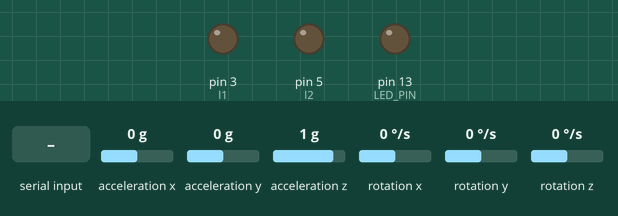
Simulated run of this sketch. Board: Arduino Leonardo, built with avr-gcc and run on an emulated ATmega32U4. Shown: output pins drawn as LEDs (lit = HIGH). Dashed ring = blinking. Inputs (shaded band) come from the test bench; at power-on: acceleration y 0 g, acceleration x 0 g, acceleration z 1 g, rotation z 0 °/s, rotation x 0 °/s, rotation y 0 °/s. The sensor or clock chip raises its interrupt line as the real part does; pins used as bus, display or sensor lines are not drawn; what the sketch prints to the serial monitor is not drawn.

Above: at 0.8 s.
0.9 s: "1\n" received over Serial
At 2.17 s:
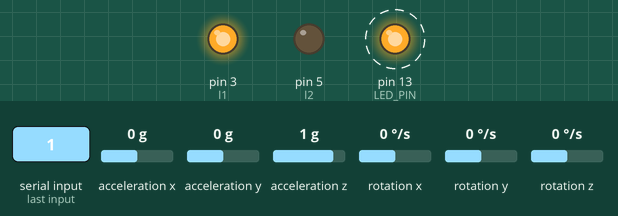
3.9 s: acceleration y set to 0.3 g
At 5.16 s:
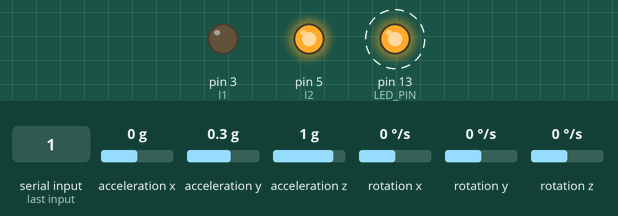
6.9 s: acceleration x set to -1.4 g
9.9 s: acceleration z set to -1.4 g
12.9 s: rotation z set to -192 °/s
Timing chart, 0 to 16.9 s (numbered marks = the images above; inputs shaded):
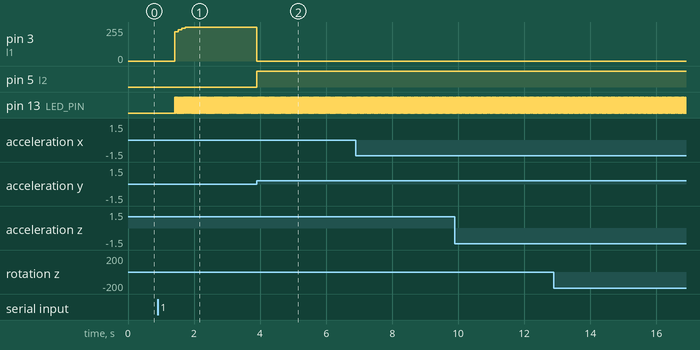

Measured:
- the behaviour switches between 0.1 and 0.2 g on acceleration y (found by bisection; images 1 and 2)
- after the input at 0.9 s, pin 3 (l1): 0/255 → 221/255 after 0.52 s, → 233/255 0.10 s later, → 246/255 0.10 s later, → 255/255 0.10 s later; pin 13 (LED_PIN): alternates HIGH for 0.01 s and LOW for 0.01 s, starting after 0.52 s
- after the input at 3.9 s, pin 3 (l1): 255/255 → 0/255 at once; pin 5 (l2): LOW → HIGH at once

The sketch:

selfbalancebot.ino
```cpp
#include <PID_v1.h>

// I2C device class (I2Cdev) demonstration Arduino sketch for MPU6050 class using DMP (MotionApps v2.0)
// 6/21/2012 by Jeff Rowberg <jeff@rowberg.net>
// Updates should (hopefully) always be available at https://github.com/jrowberg/i2cdevlib
//
// Changelog:
//      2013-05-08 - added seamless Fastwire support
//                 - added note about gyro calibration
//      2012-06-21 - added note about Arduino 1.0.1 + Leonardo compatibility error
//      2012-06-20 - improved FIFO overflow handling and simplified read process
//      2012-06-19 - completely rearranged DMP initialization code and simplification
//      2012-06-13 - pull gyro and accel data from FIFO packet instead of reading directly
//      2012-06-09 - fix broken FIFO read sequence and change interrupt detection to RISING
//      2012-06-05 - add gravity-compensated initial reference frame acceleration output
//                 - add 3D math helper file to DMP6 example sketch
//                 - add Euler output and Yaw/Pitch/Roll output formats
//      2012-06-04 - remove accel offset clearing for better results (thanks Sungon Lee)
//      2012-06-01 - fixed gyro sensitivity to be 2000 deg/sec instead of 250
//      2012-05-30 - basic DMP initialization working

/* ============================================
I2Cdev device library code is placed under the MIT license
Copyright (c) 2012 Jeff Rowberg

Permission is hereby granted, free of charge, to any person obtaining a copy
of this software and associated documentation files (the "Software"), to deal
in the Software without restriction, including without limitation the rights
to use, copy, modify, merge, publish, distribute, sublicense, and/or sell
copies of the Software, and to permit persons to whom the Software is
furnished to do so, subject to the following conditions:

The above copyright notice and this permission notice shall be included in
all copies or substantial portions of the Software.

THE SOFTWARE IS PROVIDED "AS IS", WITHOUT WARRANTY OF ANY KIND, EXPRESS OR
IMPLIED, INCLUDING BUT NOT LIMITED TO THE WARRANTIES OF MERCHANTABILITY,
FITNESS FOR A PARTICULAR PURPOSE AND NONINFRINGEMENT. IN NO EVENT SHALL THE
AUTHORS OR COPYRIGHT HOLDERS BE LIABLE FOR ANY CLAIM, DAMAGES OR OTHER
LIABILITY, WHETHER IN AN ACTION OF CONTRACT, TORT OR OTHERWISE, ARISING FROM,
OUT OF OR IN CONNECTION WITH THE SOFTWARE OR THE USE OR OTHER DEALINGS IN
THE SOFTWARE.
===============================================
*/

// I2Cdev and MPU6050 must be installed as libraries, or else the .cpp/.h files
// for both classes must be in the include path of your project
#include "I2Cdev.h"

#include "MPU6050_6Axis_MotionApps20.h"
//#include "MPU6050.h" // not necessary if using MotionApps include file

// Arduino Wire library is required if I2Cdev I2CDEV_ARDUINO_WIRE implementation
// is used in I2Cdev.h
#if I2CDEV_IMPLEMENTATION == I2CDEV_ARDUINO_WIRE
    #include "Wire.h"
#endif

// class default I2C address is 0x68
// specific I2C addresses may be passed as a parameter here
// AD0 low = 0x68 (default for SparkFun breakout and InvenSense evaluation board)
// AD0 high = 0x69
MPU6050 mpu;
//MPU6050 mpu(0x69); // <-- use for AD0 high

/* =========================================================================
   NOTE: In addition to connection 3.3v, GND, SDA, and SCL, this sketch
   depends on the MPU-6050's INT pin being connected to the Arduino's
   external interrupt #0 pin. On the Arduino Uno and Mega 2560, this is
   digital I/O pin 2.
 * ========================================================================= */

/* =========================================================================
   NOTE: Arduino v1.0.1 with the Leonardo board generates a compile error
   when using Serial.write(buf, len). The Teapot output uses this method.
   The solution requires a modification to the Arduino USBAPI.h file, which
   is fortunately simple, but annoying. This will be fixed in the next IDE
   release. For more info, see these links:

   http://arduino.cc/forum/index.php/topic,109987.0.html
   http://code.google.com/p/arduino/issues/detail?id=958
 * ========================================================================= */


// uncomment "OUTPUT_READABLE_QUATERNION" if you want to see the actual
// quaternion components in a [w, x, y, z] format (not best for parsing
// on a remote host such as Processing or something though)
//#define OUTPUT_READABLE_QUATERNION

// uncomment "OUTPUT_READABLE_EULER" if you want to see Euler angles
// (in degrees) calculated from the quaternions coming from the FIFO.
// Note that Euler angles suffer from gimbal lock (for more info, see
// http://en.wikipedia.org/wiki/Gimbal_lock)
//#define OUTPUT_READABLE_EULER

// uncomment "OUTPUT_READABLE_YAWPITCHROLL" if you want to see the yaw/
// pitch/roll angles (in degrees) calculated from the quaternions coming
// from the FIFO. Note this also requires gravity vector calculations.
// Also note that yaw/pitch/roll angles suffer from gimbal lock (for
// more info, see: http://en.wikipedia.org/wiki/Gimbal_lock)
#define OUTPUT_READABLE_YAWPITCHROLL

// uncomment "OUTPUT_READABLE_REALACCEL" if you want to see acceleration
// components with gravity removed. This acceleration reference frame is
// not compensated for orientation, so +X is always +X according to the
// sensor, just without the effects of gravity. If you want acceleration
// compensated for orientation, us OUTPUT_READABLE_WORLDACCEL instead.
//#define OUTPUT_READABLE_REALACCEL

// uncomment "OUTPUT_READABLE_WORLDACCEL" if you want to see acceleration
// components with gravity removed and adjusted for the world frame of
// reference (yaw is relative to initial orientation, since no magnetometer
// is present in this case). Could be quite handy in some cases.
//#define OUTPUT_READABLE_WORLDACCEL

// uncomment "OUTPUT_TEAPOT" if you want output that matches the
// format used for the InvenSense teapot demo
//#define OUTPUT_TEAPOT


#define LED_PIN 13 // (Arduino is 13, Teensy is 11, Teensy++ is 6)
bool blinkState = false;

// MPU control/status vars
bool dmpReady = false;  // set true if DMP init was successful
uint8_t mpuIntStatus;   // holds actual interrupt status byte from MPU
uint8_t devStatus;      // return status after each device operation (0 = success, !0 = error)
uint16_t packetSize;    // expected DMP packet size (default is 42 bytes)
uint16_t fifoCount;     // count of all bytes currently in FIFO
uint8_t fifoBuffer[64]; // FIFO storage buffer

// orientation/motion vars
Quaternion q;           // [w, x, y, z]         quaternion container
VectorInt16 aa;         // [x, y, z]            accel sensor measurements
VectorInt16 aaReal;     // [x, y, z]            gravity-free accel sensor measurements
VectorInt16 aaWorld;    // [x, y, z]            world-frame accel sensor measurements
VectorFloat gravity;    // [x, y, z]            gravity vector
float euler[3];         // [psi, theta, phi]    Euler angle container
float ypr[3];           // [yaw, pitch, roll]   yaw/pitch/roll container and gravity vector

// packet structure for InvenSense teapot demo
uint8_t teapotPacket[14] = { '$', 0x02, 0,0, 0,0, 0,0, 0,0, 0x00, 0x00, '\r', '\n' };


// ================================================================
// ===               INTERRUPT DETECTION ROUTINE                ===
// ================================================================

volatile bool mpuInterrupt = false;     // indicates whether MPU interrupt pin has gone high
void dmpDataReady() {
    mpuInterrupt = true;
}


double Setpoint,Input,Output;
PID myPIDf(&Input, &Output, &Setpoint,34,20,0, DIRECT);
PID myPIDb(&Input, &Output, &Setpoint,34,20,0, DIRECT);
int l1=3;
int l2=5;
int r1=6;
int r2=10;
int e1=8;
int e2=9;


// ================================================================
// ===                      INITIAL SETUP                       ===
// ================================================================

void setup() {
    // join I2C bus (I2Cdev library doesn't do this automatically)
    #if I2CDEV_IMPLEMENTATION == I2CDEV_ARDUINO_WIRE
        Wire.begin();
        TWBR = 24; // 400kHz I2C clock (200kHz if CPU is 8MHz). Comment this line if having compilation difficulties with TWBR.
    #elif I2CDEV_IMPLEMENTATION == I2CDEV_BUILTIN_FASTWIRE
        Fastwire::setup(400, true);
    #endif

    // initialize serial communication
    // (115200 chosen because it is required for Teapot Demo output, but it's
    // really up to you depending on your project)
    Serial.begin(115200);
    while (!Serial); // wait for Leonardo enumeration, others continue immediately

    // NOTE: 8MHz or slower host processors, like the Teensy @ 3.3v or Ardunio
    // Pro Mini running at 3.3v, cannot handle this baud rate reliably due to
    // the baud timing being too misaligned with processor ticks. You must use
    // 38400 or slower in these cases, or use some kind of external separate
    // crystal solution for the UART timer.

    // initialize device
    Serial.println(F("Initializing I2C devices..."));
    mpu.initialize();

    // verify connection
    Serial.println(F("Testing device connections..."));
    Serial.println(mpu.testConnection() ? F("MPU6050 connection successful") : F("MPU6050 connection failed"));

    // wait for ready
    Serial.println(F("\nSend any character to begin DMP programming and demo: "));
    while (Serial.available() && Serial.read()); // empty buffer
    while (!Serial.available());                 // wait for data
    while (Serial.available() && Serial.read()); // empty buffer again

    // load and configure the DMP
    Serial.println(F("Initializing DMP..."));
    devStatus = mpu.dmpInitialize();

    // supply your own gyro offsets here, scaled for min sensitivity
    mpu.setXGyroOffset(220);
    mpu.setYGyroOffset(76);
    mpu.setZGyroOffset(-85);
    mpu.setZAccelOffset(1788); // 1688 factory default for my test chip

    // make sure it worked (returns 0 if so)
    if (devStatus == 0) {
        // turn on the DMP, now that it's ready
        Serial.println(F("Enabling DMP..."));
        mpu.setDMPEnabled(true);

        // enable Arduino interrupt detection
        Serial.println(F("Enabling interrupt detection (Arduino external interrupt 0)..."));
        attachInterrupt(0, dmpDataReady, RISING);
        mpuIntStatus = mpu.getIntStatus();

        // set our DMP Ready flag so the main loop() function knows it's okay to use it
        Serial.println(F("DMP ready! Waiting for first interrupt..."));
        dmpReady = true;

        // get expected DMP packet size for later comparison
        packetSize = mpu.dmpGetFIFOPacketSize();
    } else {
        // ERROR!
        // 1 = initial memory load failed
        // 2 = DMP configuration updates failed
        // (if it's going to break, usually the code will be 1)
        Serial.print(F("DMP Initialization failed (code "));
        Serial.print(devStatus);
        Serial.println(F(")"));
    }

    // configure LED for output
    pinMode(LED_PIN, OUTPUT);


     Setpoint = 6.15;
     myPIDf.SetMode(AUTOMATIC);
     myPIDb.SetMode(AUTOMATIC);
     digitalWrite(e1,HIGH);
     digitalWrite(e2,HIGH);
}


// ================================================================
// ===                    MAIN PROGRAM LOOP                     ===
// ================================================================

void loop() {
    // if programming failed, don't try to do anything
    if (!dmpReady) return;

    // wait for MPU interrupt or extra packet(s) available
    while (!mpuInterrupt && fifoCount < packetSize) {
        // other program behavior stuff here
        // .
        // .
        // .
        // if you are really paranoid you can frequently test in between other
        // stuff to see if mpuInterrupt is true, and if so, "break;" from the
        // while() loop to immediately process the MPU data
        // .
        // .
        // .
    }

    // reset interrupt flag and get INT_STATUS byte
    mpuInterrupt = false;
    mpuIntStatus = mpu.getIntStatus();

    // get current FIFO count
    fifoCount = mpu.getFIFOCount();

    // check for overflow (this should never happen unless our code is too inefficient)
    if ((mpuIntStatus & 0x10) || fifoCount == 1024) {
        // reset so we can continue cleanly
        mpu.resetFIFO();
        Serial.println(F("FIFO overflow!"));

    // otherwise, check for DMP data ready interrupt (this should happen frequently)
    } else if (mpuIntStatus & 0x02) {
        // wait for correct available data length, should be a VERY short wait
        while (fifoCount < packetSize) fifoCount = mpu.getFIFOCount();

        // read a packet from FIFO
        mpu.getFIFOBytes(fifoBuffer, packetSize);

        // track FIFO count here in case there is > 1 packet available
        // (this lets us immediately read more without waiting for an interrupt)
        fifoCount -= packetSize;

        #ifdef OUTPUT_READABLE_QUATERNION
            // display quaternion values in easy matrix form: w x y z
            mpu.dmpGetQuaternion(&q, fifoBuffer);
            Serial.print("quat\t");
            Serial.print(q.w);
            Serial.print("\t");
            Serial.print(q.x);
            Serial.print("\t");
            Serial.print(q.y);
            Serial.print("\t");
            Serial.println(q.z);
        #endif

        #ifdef OUTPUT_READABLE_EULER
            // display Euler angles in degrees
            mpu.dmpGetQuaternion(&q, fifoBuffer);
            mpu.dmpGetEuler(euler, &q);
            Serial.print("euler\t");
            Serial.print(euler[0] * 180/M_PI);
            Serial.print("\t");
            Serial.print(euler[1] * 180/M_PI);
            Serial.print("\t");
            Serial.println(euler[2] * 180/M_PI);
        #endif

        #ifdef OUTPUT_READABLE_YAWPITCHROLL
            // display Euler angles in degrees
            mpu.dmpGetQuaternion(&q, fifoBuffer);
            mpu.dmpGetGravity(&gravity, &q);
            mpu.dmpGetYawPitchRoll(ypr, &q, &gravity);
            Serial.print("ypr\t");
            Serial.print(ypr[0] * 180/M_PI);
            Serial.print("\t");
            Serial.print(ypr[1] * 180/M_PI);
            Serial.print("\t");
            Serial.println(ypr[2] * 180/M_PI);
        #endif

        int r;
        r = ypr[2] * 180/M_PI;

        if(r<6.15)
         {
          Input = r;
          myPIDf.Compute();
          Serial.println(Output);
          analogWrite(l1,Output);
          analogWrite(l2,0);
          analogWrite(r1,Output);
          analogWrite(r2,0);
          }
          else
          {
            Input=-r;
            myPIDb.Compute();
            Serial.println(Output);
            analogWrite(l1,0);
            analogWrite(l2,Output);
            analogWrite(r1,0);
            analogWrite(r2,Output);

            }

        #ifdef OUTPUT_READABLE_REALACCEL
            // display real acceleration, adjusted to remove gravity
            mpu.dmpGetQuaternion(&q, fifoBuffer);
            mpu.dmpGetAccel(&aa, fifoBuffer);
            mpu.dmpGetGravity(&gravity, &q);
            mpu.dmpGetLinearAccel(&aaReal, &aa, &gravity);
            Serial.print("areal\t");
            Serial.print(aaReal.x);
            Serial.print("\t");
            Serial.print(aaReal.y);
            Serial.print("\t");
            Serial.println(aaReal.z);
        #endif

        #ifdef OUTPUT_READABLE_WORLDACCEL
            // display initial world-frame acceleration, adjusted to remove gravity
            // and rotated based on known orientation from quaternion
            mpu.dmpGetQuaternion(&q, fifoBuffer);
            mpu.dmpGetAccel(&aa, fifoBuffer);
            mpu.dmpGetGravity(&gravity, &q);
            mpu.dmpGetLinearAccel(&aaReal, &aa, &gravity);
            mpu.dmpGetLinearAccelInWorld(&aaWorld, &aaReal, &q);
            Serial.print("aworld\t");
            Serial.print(aaWorld.x);
            Serial.print("\t");
            Serial.print(aaWorld.y);
            Serial.print("\t");
            Serial.println(aaWorld.z);
        #endif

        #ifdef OUTPUT_TEAPOT
            // display quaternion values in InvenSense Teapot demo format:
            teapotPacket[2] = fifoBuffer[0];
            teapotPacket[3] = fifoBuffer[1];
            teapotPacket[4] = fifoBuffer[4];
            teapotPacket[5] = fifoBuffer[5];
            teapotPacket[6] = fifoBuffer[8];
            teapotPacket[7] = fifoBuffer[9];
            teapotPacket[8] = fifoBuffer[12];
            teapotPacket[9] = fifoBuffer[13];
            Serial.write(teapotPacket, 14);
            teapotPacket[11]++; // packetCount, loops at 0xFF on purpose
        #endif

        // blink LED to indicate activity
        blinkState = !blinkState;
        digitalWrite(LED_PIN, blinkState);

    }
}
```
